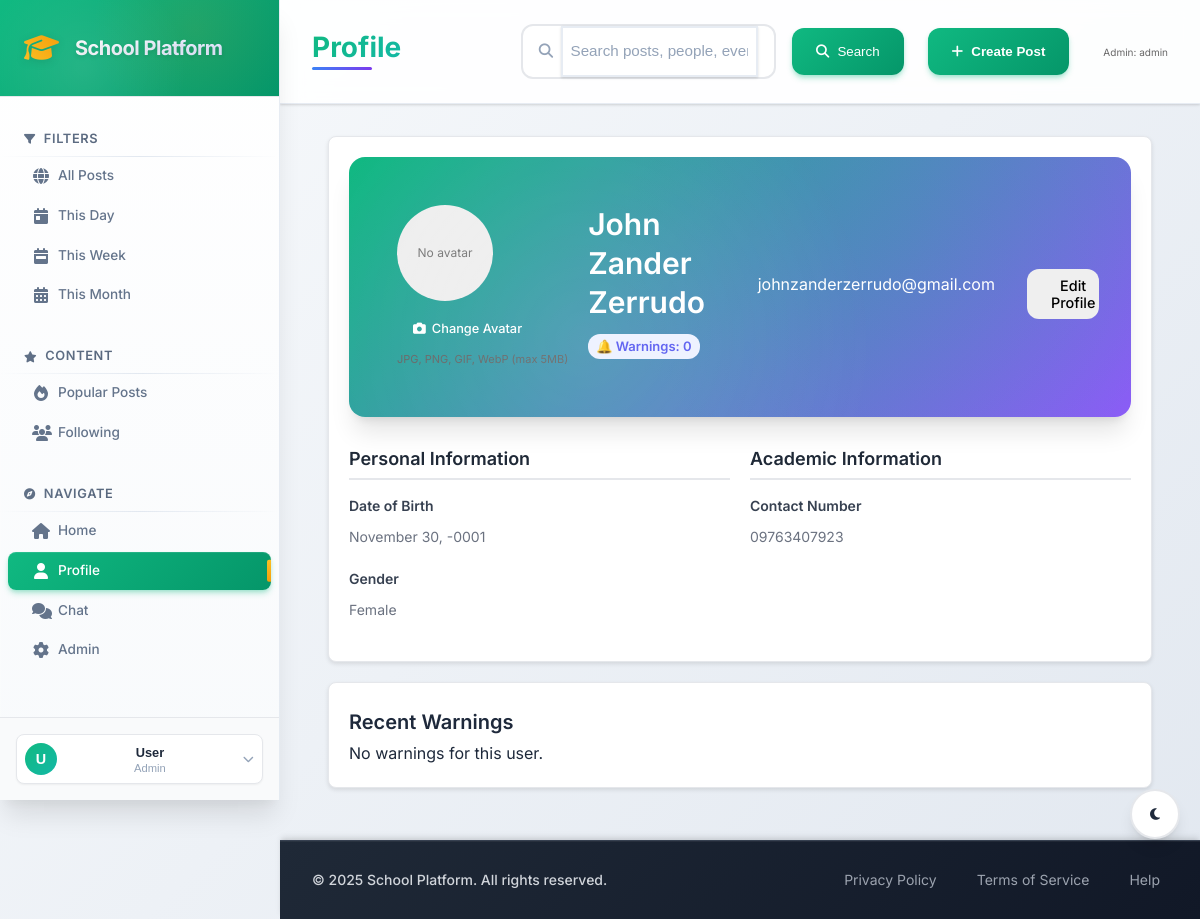
The page /public/profile.php (signed in) on the database its author committed.
### tables this page shows
CREATE TABLE `users` (
  `id` int(10) UNSIGNED NOT NULL,
  `name` varchar(100) NOT NULL,
  `email` varchar(150) NOT NULL,
  `password` varchar(255) NOT NULL,
  `role` enum('admin','student','user') NOT NULL DEFAULT 'student',
  `contact_number` varchar(30) DEFAULT NULL,
  `student_id` varchar(20) DEFAULT NULL,
  `date_of_birth` date DEFAULT NULL,
  `gender` enum('male','female','other','prefer_not_to_say') DEFAULT NULL,
  `year_level` enum('1st_year','2nd_year','3rd_year','4th_year','5th_year','graduate') DEFAULT NULL,
  `course` varchar(100) DEFAULT NULL,
  `major` varchar(100) DEFAULT NULL,
  `bio` text DEFAULT NULL,
  `hometown` varchar(100) DEFAULT NULL,
  `interests` text DEFAULT NULL,
  `emergency_contact_name` varchar(100) DEFAULT NULL,
  `emergency_contact_phone` varchar(15) DEFAULT NULL,
  `profile_visibility` enum('public','students_only','private') DEFAULT 'students_only',
  `show_email` tinyint(1) NOT NULL DEFAULT 0,
  `show_contact` tinyint(1) NOT NULL DEFAULT 0,
  `is_online` tinyint(1) NOT NULL DEFAULT 0,
  `created_at` timestamp NOT NULL DEFAULT current_timestamp(),
  `is_blocked` tinyint(1) DEFAULT 0,
  `blocked_at` timestamp NULL DEFAULT NULL,
  `blocked_reason` text DEFAULT NULL
);

### src/Controller/UserController.php (called while the page is built, shortened)
<?php
class UserController
{
    private $pdo;
    public function __construct($pdo)
    {
        $this->pdo = $pdo;
    }
    public function viewProfile($userId)
    {
        try {
            $stmt = $this->pdo->query("SHOW COLUMNS FROM users LIKE 'student_id'");
            $hasNewFields = $stmt->rowCount() > 0;
        } catch (Exception $e) {
            $hasNewFields = false;
        }
        if ($hasNewFields) {
            $stmt = $this->pdo->prepare('SELECT id, name, email, contact_number, role, student_id, date_of_birth, gender, year_level, course, major, bio, hometown, interests, emergency_contact_name, emergency_contact_phone, profile_visibility FROM users WHERE id = :id');
        } else {
            $stmt = $this->pdo->prepare('SELECT id, name, email, contact_number, role FROM users WHERE id = :id');
        }
        $stmt->execute([':id' => $userId]);
        $profile = $stmt->fetch(PDO::FETCH_ASSOC);
        return $profile;
    }
}

### src/Controller/AdminController.php (called while the page is built, shortened)
<?php
class AdminController
{
    private $pdo;
    public function __construct($pdo)
    {
        $this->pdo = $pdo;
    }
    private function getTableColumns($tableName)
    {
        try {
            $stmt = $this->pdo->query("SHOW COLUMNS FROM `$tableName`");
            return $stmt ? $stmt->fetchAll(PDO::FETCH_COLUMN) : [];
        } catch (PDOException $e) {
            return [];
        }
    }
    public function getUserWarnings($userId)
    {
        try {
            $columns = $this->getTableColumns('user_warnings');
            if (in_array('user_id', $columns)) {
                $stmt = $this->pdo->prepare("
                    SELECT * FROM user_warnings
                    WHERE user_id = ? AND is_active = 1
                    ORDER BY created_at DESC
                ");
            } else {
                $stmt = $this->pdo->prepare("
                    SELECT * FROM user_warnings
                    WHERE warned_user_id = ? AND is_active = 1
                    ORDER BY created_at DESC
                ");
            }
            $stmt->execute([$userId]);
            return $stmt->fetchAll(PDO::FETCH_ASSOC);
        } catch (PDOException $e) {
            error_log("Get user warnings error: " . $e->getMessage());
            return [];
        }
    }
}

### public/profile.php (the view, shortened to what this page needs)
<?php
require_once '../config/database.php';
require_once __DIR__ . '/../src/Controller/UserController.php';
require_once __DIR__ . '/../src/Controller/AdminController.php';
$uc = new UserController($pdo);
$adminController = new AdminController($pdo);
$viewId = isset($_GET['id']) ? (int)$_GET['id'] : ($_SESSION['user_id'] ?? null);
$isOwnProfile = isset($_SESSION['user_id']) && $_SESSION['user_id'] == $viewId;
$profile = $uc->viewProfile($viewId);
$avatar = null;
$warnings = [];
try { $warnings = $adminController->getUserWarnings($viewId); } catch (Exception $e) { $warnings = []; }
$warningsCount = is_array($warnings) ? count($warnings) : 0;
  ?>
<?php require_once __DIR__ . '/../src/View/header.php'; ?>
<main class="container">
  <div class="profile-section">
    <div class="profile-header">
      <div class="avatar-section">
        <div id="avatarContainer" style="width:96px;height:96px;border-radius:50%;overflow:hidden;background:#eee">
          <?php if ($avatar): ?>
            <img id="currentAvatar" src="<?php echo $avatar; ?>?t=<?php echo time(); ?>" style="width:100%;height:100%;object-fit:cover" alt="avatar">
          <?php else: ?>
            <div id="currentAvatarPlaceholder" style="width:100%;height:100%;display:flex;align-items:center;justify-content:center;color:#777;font-size:12px">No avatar</div>
          <?php endif; ?>
        </div>
        <?php if ($isOwnProfile): ?>
          <form method="POST" enctype="multipart/form-data" id="avatarForm" style="margin-top:10px">
            <label class="btn small avatar-upload-btn" style="cursor:pointer;display:flex;align-items:center;gap:6px;">
              <i class="fas fa-camera"></i>
              <span>Change Avatar</span>
            </label>
            <div class="upload-hint" style="font-size:11px;color:#666;margin-top:4px;text-align:center;">JPG, PNG, GIF, WebP (max 5MB)</div>
          </form>
        <?php endif; ?>
      </div>
      <div class="profile-info">
        <h2 style="display:flex;align-items:center;gap:12px;flex-wrap:wrap;margin:0 0 10px 0">
          <span><?php echo htmlspecialchars($profile['name'] ?? ''); ?></span>
          <?php if ($warningsCount > 0 && (($_SESSION['role'] ?? '') === 'admin' || $isOwnProfile)): ?>
            <span style="background:#f59e0b;color:white;padding:4px 8px;border-radius:12px;font-size:13px">🔔 Warnings: <?php echo $warningsCount; ?></span>
          <?php elseif (($_SESSION['role'] ?? '') === 'admin' || $isOwnProfile): ?>
            <span style="background:#eef2ff;color:#6366f1;padding:4px 8px;border-radius:12px;font-size:13px">🔔 Warnings: <?php echo $warningsCount; ?></span>
          <?php endif; ?>
        </h2>
        <div class="kv" style="margin-bottom:5px"><?php echo htmlspecialchars($profile['email'] ?? ''); ?></div>
        <?php if ($isOwnProfile): ?>
          <button class="btn" onclick="toggleEditMode()" id="editToggleBtn" style="margin-top:15px">Edit Profile</button>
        <?php endif; ?>
      </div>
    </div>
    <div id="profileView" class="profile-view">
      <div class="info-grid">
        <div>
          <h3 class="section-title">Personal Information</h3>
          <?php if (!empty($profile['date_of_birth'])): ?>
            <div class="profile-field">
              <label>Date of Birth</label>
              <div class="value"><?php echo date('F j, Y', strtotime($profile['date_of_birth'])); ?></div>
            </div>
          <?php endif; ?>
          <?php if (!empty($profile['gender'])): ?>
            <div class="profile-field">
              <label>Gender</label>
              <div class="value"><?php echo ucfirst(str_replace('_', ' ', $profile['gender'])); ?></div>
            </div>
          <?php endif; ?>
        </div>
        <div>
          <h3 class="section-title">Academic Information</h3>
          <div class="profile-field">
            <label>Contact Number</label>
            <div class="value"><?php echo htmlspecialchars($profile['contact_number'] ?? 'Not provided'); ?></div>
          </div>
        </div>
      </div>
    </div>
  </div>
  <?php if ((($_SESSION['role'] ?? '') === 'admin')): ?>
    <div class="profile-section">
      <h4 style="margin:6px 0">Recent Warnings</h4>
      <?php if (!$warningsCount): ?>
        <div class="kv">No warnings for this user.</div>
      <?php endif; ?>
    </div>
  <?php endif; ?>
</main>
<?php require_once __DIR__ . '/../src/View/footer.php'; ?>

### public/assets/style.css (style rules this page uses)
:root { --primary-green: #10b981; --primary-green-dark: #059669; --primary-green-light: #34d399; --primary-green-lighter: #d1fae5; --primary-blue: #10b981; --primary-blue-dark: #059669; --primary-blue-light: #34d399; --primary-blue-lighter: #d1fae5; --secondary-teal: #14b8a6; --secondary-lime: #65a30d; --secondary-orange: #f59e0b; --secondary-red: #ef4444; --secondary-purple: #8b5cf6; --secondary-green: #10b981; --gray-50: #f9fafb; --gray-100: #f3f4f6; --gray-200: #e5e7eb; --gray-300: #d1d5db; --gray-400: #9ca3af; --gray-500: #6b7280; --gray-600: #4b5563; --gray-700: #374151; --gray-800: #1f2937; --gray-900: #111827; --bg-primary: #ffffff; --bg-secondary: #f0fdf4; --bg-tertiary: #ecfdf5; --bg-accent: #d1fae5; --bg-dark: #064e3b; --text-primary: #1e293b; --text-secondary: #64748b; --text-tertiary: #94a3b8; --text-inverse: #ffffff; --shadow-sm: 0 1px 2px 0 rgb(0 0 0 / 0.05); --shadow-md: 0 4px 6px -1px rgb(0 0 0 / 0.1), 0 2px 4px -2px rgb(0 0 0 / 0.1); --shadow-lg: 0 10px 15px -3px rgb(0 0 0 / 0.1), 0 4px 6px -4px rgb(0 0 0 / 0.1); --shadow-xl: 0 20px 25px -5px rgb(0 0 0 / 0.1), 0 8px 10px -6px rgb(0 0 0 / 0.1); --radius-sm: 0.375rem; --radius-md: 0.5rem; --radius-lg: 0.75rem; --radius-xl: 1rem; --space-xs: 0.25rem; --space-sm: 0.5rem; --space-md: 1rem; --space-lg: 1.5rem; --space-xl: 2rem; --space-2xl: 3rem; --transition-fast: 0.15s ease-in-out; --transition-normal: 0.3s ease-in-out; --transition-slow: 0.5s ease-in-out; }
* { margin: 0; padding: 0; box-sizing: border-box; }
html { font-size: 16px; scroll-behavior: smooth; }
body { font-family: 'Inter', -apple-system, BlinkMacSystemFont, 'Segoe UI', Roboto, sans-serif; line-height: 1.6; color: var(--text-primary); background: linear-gradient(135deg, var(--bg-secondary) 0%, var(--bg-tertiary) 100%); min-height: 100vh; font-feature-settings: 'cv02', 'cv03', 'cv04', 'cv11'; }
h1, h2, h3, h4, h5, h6 { font-weight: 600; line-height: 1.3; margin-bottom: var(--space-sm); }
h2 { font-size: 1.875rem; }
h3 { font-size: 1.5rem; }
h4 { font-size: 1.25rem; }
.content-body > * { animation: fadeIn 0.5s ease-out; }

### public/assets/modern-theme.css (style rules this page uses)
.btn { display: inline-flex; align-items: center; gap: var(--space-sm); padding: var(--space-md) var(--space-lg); border: none; border-radius: var(--radius-lg); font-weight: 600; font-size: 0.9rem; cursor: pointer; transition: all var(--transition-fast); text-decoration: none; font-family: inherit; }

### public/assets/enhanced-content.css (style rules this page uses)
.btn.small { padding: var(--space-sm) var(--space-md); font-size: 0.8rem; }

### public/assets/dashboard-enhancements.css (style rules this page uses)
.btn { position: relative; overflow: hidden; transition: all 0.3s ease; }
.btn::before { content: ''; position: absolute; top: 0; left: -100%; width: 100%; height: 100%; background: linear-gradient(90deg, transparent, rgba(255, 255, 255, 0.2), transparent); transition: left 0.5s ease; }

### public/assets/pages-enhancements.css (style rules this page uses)
.profile-header { background: linear-gradient(135deg, var(--primary-blue), var(--secondary-purple)); color: var(--text-inverse); border-radius: var(--radius-xl); padding: var(--space-2xl); margin-bottom: var(--space-xl); position: relative; overflow: hidden; box-shadow: var(--shadow-xl); }
.profile-header::before { content: ''; position: absolute; top: 0; left: 0; right: 0; bottom: 0; background: radial-gradient(circle at 30% 70%, rgba(255, 255, 255, 0.1) 0%, transparent 50%), radial-gradient(circle at 70% 30%, rgba(16, 185, 129, 0.1) 0%, transparent 50%); }
.profile-info { display: flex; align-items: center; gap: var(--space-xl); position: relative; z-index: 2; }
.profile-section { background: var(--bg-primary); border-radius: var(--radius-xl); box-shadow: var(--shadow-lg); overflow: hidden; border: 1px solid var(--gray-200); }

### public/assets/chat.css (style rules this page uses)
.btn { padding: var(--space-sm) var(--space-md); border: none; border-radius: var(--radius-lg); font-weight: 500; cursor: pointer; transition: all var(--transition-fast); display: inline-flex; align-items: center; gap: var(--space-sm); text-decoration: none; font-size: 0.9rem; }

### rows shown on the page
users: name "John Zander Zerrudo", email "johnzanderzerrudo@gmail.com", date_of_birth "November 30, -0001", gender "Female", contact_number "09763407923"

### other values the page prints
substr($_SESSION['name'] ?? 'U', 0, 1) "U"
$_SESSION['name'] "User"
$_SESSION['role'] "Admin"
$currentPage "Profile"
$_SESSION['role'] "admin"
$warningsCount "0"
